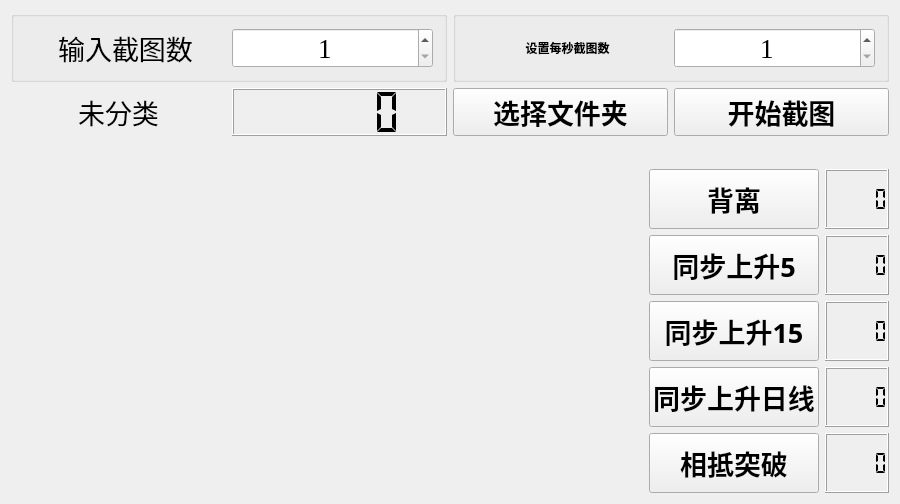
<?xml version="1.0" encoding="UTF-8"?>
<ui version="4.0">
 <class>MainWindow</class>
 <widget class="QMainWindow" name="MainWindow">
  <property name="geometry">
   <rect>
    <x>0</x>
    <y>0</y>
    <width>900</width>
    <height>504</height>
   </rect>
  </property>
  <property name="sizePolicy">
   <sizepolicy hsizetype="Expanding" vsizetype="Expanding">
    <horstretch>0</horstretch>
    <verstretch>0</verstretch>
   </sizepolicy>
  </property>
  <property name="font">
   <font>
    <weight>75</weight>
    <bold>true</bold>
   </font>
  </property>
  <property name="windowTitle">
   <string>截图分类</string>
  </property>
  <property name="windowIcon">
   <iconset resource="rc.qrc">
    <normaloff>:/rc/four-leaves.png</normaloff>
    <normalon>:/rc/four-leaves.png</normalon>:/rc/four-leaves.png</iconset>
  </property>
  <property name="styleSheet">
   <string notr="true"/>
  </property>
  <property name="iconSize">
   <size>
    <width>32</width>
    <height>32</height>
   </size>
  </property>
  <property name="toolButtonStyle">
   <enum>Qt::ToolButtonTextOnly</enum>
  </property>
  <widget class="QWidget" name="centralWidget">
   <property name="focusPolicy">
    <enum>Qt::StrongFocus</enum>
   </property>
   <property name="styleSheet">
    <string notr="true"/>
   </property>
   <layout class="QHBoxLayout" name="horizontalLayout_5">
    <item>
     <layout class="QVBoxLayout" name="verticalLayout">
      <item>
       <layout class="QHBoxLayout" name="horizontalLayout">
        <item>
         <widget class="QGroupBox" name="group">
          <property name="sizePolicy">
           <sizepolicy hsizetype="Minimum" vsizetype="Minimum">
            <horstretch>0</horstretch>
            <verstretch>0</verstretch>
           </sizepolicy>
          </property>
          <property name="title">
           <string/>
          </property>
          <layout class="QHBoxLayout" name="horizontalLayout_2">
           <item>
            <widget class="QLabel" name="label_4">
             <property name="font">
              <font>
               <family>楷体</family>
               <pointsize>20</pointsize>
               <weight>50</weight>
               <italic>false</italic>
               <bold>false</bold>
              </font>
             </property>
             <property name="layoutDirection">
              <enum>Qt::LeftToRight</enum>
             </property>
             <property name="styleSheet">
              <string notr="true">font: 20pt &quot;楷体&quot;;</string>
             </property>
             <property name="text">
              <string>输入截图数</string>
             </property>
             <property name="alignment">
              <set>Qt::AlignCenter</set>
             </property>
            </widget>
           </item>
           <item>
            <widget class="QSpinBox" name="shotNumSpinBox">
             <property name="sizePolicy">
              <sizepolicy hsizetype="Preferred" vsizetype="Preferred">
               <horstretch>0</horstretch>
               <verstretch>0</verstretch>
              </sizepolicy>
             </property>
             <property name="font">
              <font>
               <family>Times New Roman</family>
               <pointsize>20</pointsize>
               <weight>50</weight>
               <bold>false</bold>
              </font>
             </property>
             <property name="alignment">
              <set>Qt::AlignCenter</set>
             </property>
             <property name="minimum">
              <number>1</number>
             </property>
             <property name="maximum">
              <number>5000</number>
             </property>
            </widget>
           </item>
          </layout>
         </widget>
        </item>
        <item>
         <widget class="QGroupBox" name="groupBox_2">
          <property name="sizePolicy">
           <sizepolicy hsizetype="Minimum" vsizetype="Minimum">
            <horstretch>0</horstretch>
            <verstretch>0</verstretch>
           </sizepolicy>
          </property>
          <property name="title">
           <string/>
          </property>
          <layout class="QHBoxLayout" name="horizontalLayout_3">
           <item>
            <widget class="QLabel" name="label_10">
             <property name="styleSheet">
              <string notr="true">font: 20pt &quot;楷体&quot;;</string>
             </property>
             <property name="text">
              <string>设置每秒截图数</string>
             </property>
             <property name="alignment">
              <set>Qt::AlignCenter</set>
             </property>
            </widget>
           </item>
           <item>
            <widget class="QSpinBox" name="shotFrequencySpinBox">
             <property name="font">
              <font>
               <family>Times New Roman</family>
               <pointsize>20</pointsize>
               <weight>50</weight>
               <bold>false</bold>
              </font>
             </property>
             <property name="alignment">
              <set>Qt::AlignCenter</set>
             </property>
             <property name="minimum">
              <number>1</number>
             </property>
             <property name="maximum">
              <number>4</number>
             </property>
             <property name="value">
              <number>1</number>
             </property>
            </widget>
           </item>
          </layout>
         </widget>
        </item>
       </layout>
      </item>
      <item>
       <layout class="QHBoxLayout" name="horizontalLayout_6">
        <item>
         <widget class="QLabel" name="label_12">
          <property name="sizePolicy">
           <sizepolicy hsizetype="Preferred" vsizetype="Minimum">
            <horstretch>0</horstretch>
            <verstretch>0</verstretch>
           </sizepolicy>
          </property>
          <property name="font">
           <font>
            <family>楷体</family>
            <pointsize>20</pointsize>
            <weight>50</weight>
            <italic>false</italic>
            <bold>false</bold>
           </font>
          </property>
          <property name="layoutDirection">
           <enum>Qt::LeftToRight</enum>
          </property>
          <property name="styleSheet">
           <string notr="true">font: 20t &quot;楷体&quot;;</string>
          </property>
          <property name="text">
           <string>未分类</string>
          </property>
          <property name="alignment">
           <set>Qt::AlignCenter</set>
          </property>
         </widget>
        </item>
        <item>
         <widget class="QLCDNumber" name="unclassifiedLcd">
          <property name="font">
           <font>
            <pointsize>20</pointsize>
           </font>
          </property>
          <property name="segmentStyle">
           <enum>QLCDNumber::Flat</enum>
          </property>
         </widget>
        </item>
        <item>
         <widget class="QPushButton" name="saveFolderButton">
          <property name="sizePolicy">
           <sizepolicy hsizetype="Preferred" vsizetype="Preferred">
            <horstretch>0</horstretch>
            <verstretch>0</verstretch>
           </sizepolicy>
          </property>
          <property name="maximumSize">
           <size>
            <width>500</width>
            <height>140</height>
           </size>
          </property>
          <property name="font">
           <font>
            <family>隶书</family>
            <pointsize>20</pointsize>
           </font>
          </property>
          <property name="focusPolicy">
           <enum>Qt::NoFocus</enum>
          </property>
          <property name="toolTip">
           <string>截图并预测</string>
          </property>
          <property name="text">
           <string>选择文件夹</string>
          </property>
          <property name="icon">
           <iconset resource="rc.qrc">
            <normaloff>:/rc/openFolder.png</normaloff>:/rc/openFolder.png</iconset>
          </property>
          <property name="iconSize">
           <size>
            <width>48</width>
            <height>48</height>
           </size>
          </property>
         </widget>
        </item>
        <item>
         <widget class="QPushButton" name="screenShotButton">
          <property name="sizePolicy">
           <sizepolicy hsizetype="Preferred" vsizetype="Preferred">
            <horstretch>0</horstretch>
            <verstretch>0</verstretch>
           </sizepolicy>
          </property>
          <property name="maximumSize">
           <size>
            <width>500</width>
            <height>140</height>
           </size>
          </property>
          <property name="font">
           <font>
            <family>隶书</family>
            <pointsize>20</pointsize>
           </font>
          </property>
          <property name="focusPolicy">
           <enum>Qt::NoFocus</enum>
          </property>
          <property name="toolTip">
           <string>截图并预测</string>
          </property>
          <property name="text">
           <string>开始截图</string>
          </property>
          <property name="icon">
           <iconset resource="rc.qrc">
            <normaloff>:/rc/screenshot.png</normaloff>:/rc/screenshot.png</iconset>
          </property>
          <property name="iconSize">
           <size>
            <width>48</width>
            <height>48</height>
           </size>
          </property>
         </widget>
        </item>
       </layout>
      </item>
      <item>
       <spacer name="verticalSpacer">
        <property name="orientation">
         <enum>Qt::Vertical</enum>
        </property>
        <property name="sizeHint" stdset="0">
         <size>
          <width>20</width>
          <height>40</height>
         </size>
        </property>
       </spacer>
      </item>
      <item>
       <layout class="QHBoxLayout" name="horizontalLayout_4">
        <item>
         <widget class="QLabel" name="imageDisplay">
          <property name="sizePolicy">
           <sizepolicy hsizetype="Expanding" vsizetype="Expanding">
            <horstretch>0</horstretch>
            <verstretch>0</verstretch>
           </sizepolicy>
          </property>
          <property name="minimumSize">
           <size>
            <width>576</width>
            <height>324</height>
           </size>
          </property>
          <property name="maximumSize">
           <size>
            <width>1536</width>
            <height>864</height>
           </size>
          </property>
          <property name="text">
           <string/>
          </property>
         </widget>
        </item>
        <item>
         <layout class="QGridLayout" name="gridLayout">
          <item row="1" column="1">
           <widget class="QLCDNumber" name="synRise5Lcd">
            <property name="sizePolicy">
             <sizepolicy hsizetype="Preferred" vsizetype="Preferred">
              <horstretch>0</horstretch>
              <verstretch>0</verstretch>
             </sizepolicy>
            </property>
            <property name="maximumSize">
             <size>
              <width>16777215</width>
              <height>16777215</height>
             </size>
            </property>
            <property name="segmentStyle">
             <enum>QLCDNumber::Flat</enum>
            </property>
           </widget>
          </item>
          <item row="1" column="0">
           <widget class="QPushButton" name="synRise5Button">
            <property name="sizePolicy">
             <sizepolicy hsizetype="Preferred" vsizetype="Preferred">
              <horstretch>0</horstretch>
              <verstretch>0</verstretch>
             </sizepolicy>
            </property>
            <property name="maximumSize">
             <size>
              <width>16777215</width>
              <height>16777215</height>
             </size>
            </property>
            <property name="font">
             <font>
              <family>隶书</family>
              <pointsize>20</pointsize>
             </font>
            </property>
            <property name="focusPolicy">
             <enum>Qt::NoFocus</enum>
            </property>
            <property name="toolTip">
             <string>截图并预测</string>
            </property>
            <property name="text">
             <string>同步上升5</string>
            </property>
            <property name="icon">
             <iconset resource="rc.qrc">
              <normaloff>:/rc/syn_30.png</normaloff>:/rc/syn_30.png</iconset>
            </property>
            <property name="iconSize">
             <size>
              <width>48</width>
              <height>48</height>
             </size>
            </property>
           </widget>
          </item>
          <item row="3" column="0">
           <widget class="QPushButton" name="synRiseDailyButton">
            <property name="sizePolicy">
             <sizepolicy hsizetype="Preferred" vsizetype="Preferred">
              <horstretch>0</horstretch>
              <verstretch>0</verstretch>
             </sizepolicy>
            </property>
            <property name="maximumSize">
             <size>
              <width>16777215</width>
              <height>16777215</height>
             </size>
            </property>
            <property name="font">
             <font>
              <family>隶书</family>
              <pointsize>20</pointsize>
             </font>
            </property>
            <property name="toolTip">
             <string>截图并预测</string>
            </property>
            <property name="text">
             <string>同步上升日线</string>
            </property>
            <property name="icon">
             <iconset resource="rc.qrc">
              <normaloff>:/rc/syn_daily.png</normaloff>:/rc/syn_daily.png</iconset>
            </property>
            <property name="iconSize">
             <size>
              <width>48</width>
              <height>48</height>
             </size>
            </property>
           </widget>
          </item>
          <item row="3" column="1">
           <widget class="QLCDNumber" name="synRiseDailyLcd">
            <property name="sizePolicy">
             <sizepolicy hsizetype="Preferred" vsizetype="Preferred">
              <horstretch>0</horstretch>
              <verstretch>0</verstretch>
             </sizepolicy>
            </property>
            <property name="maximumSize">
             <size>
              <width>16777215</width>
              <height>16777215</height>
             </size>
            </property>
            <property name="styleSheet">
             <string notr="true"/>
            </property>
            <property name="segmentStyle">
             <enum>QLCDNumber::Flat</enum>
            </property>
           </widget>
          </item>
          <item row="4" column="0">
           <widget class="QPushButton" name="offsetBreakthroughButton">
            <property name="sizePolicy">
             <sizepolicy hsizetype="Preferred" vsizetype="Preferred">
              <horstretch>0</horstretch>
              <verstretch>0</verstretch>
             </sizepolicy>
            </property>
            <property name="maximumSize">
             <size>
              <width>16777215</width>
              <height>16777215</height>
             </size>
            </property>
            <property name="font">
             <font>
              <family>隶书</family>
              <pointsize>20</pointsize>
             </font>
            </property>
            <property name="focusPolicy">
             <enum>Qt::NoFocus</enum>
            </property>
            <property name="toolTip">
             <string>截图并预测</string>
            </property>
            <property name="text">
             <string>相抵突破</string>
            </property>
            <property name="icon">
             <iconset resource="rc.qrc">
              <normaloff>:/rc/break_through.png</normaloff>:/rc/break_through.png</iconset>
            </property>
            <property name="iconSize">
             <size>
              <width>48</width>
              <height>48</height>
             </size>
            </property>
           </widget>
          </item>
          <item row="4" column="1">
           <widget class="QLCDNumber" name="offsetBreakthroughLcd">
            <property name="sizePolicy">
             <sizepolicy hsizetype="Preferred" vsizetype="Preferred">
              <horstretch>0</horstretch>
              <verstretch>0</verstretch>
             </sizepolicy>
            </property>
            <property name="maximumSize">
             <size>
              <width>16777215</width>
              <height>16777215</height>
             </size>
            </property>
            <property name="styleSheet">
             <string notr="true"/>
            </property>
            <property name="segmentStyle">
             <enum>QLCDNumber::Flat</enum>
            </property>
           </widget>
          </item>
          <item row="0" column="1">
           <widget class="QLCDNumber" name="deviateLcd">
            <property name="sizePolicy">
             <sizepolicy hsizetype="Preferred" vsizetype="Preferred">
              <horstretch>0</horstretch>
              <verstretch>0</verstretch>
             </sizepolicy>
            </property>
            <property name="maximumSize">
             <size>
              <width>16777215</width>
              <height>16777215</height>
             </size>
            </property>
            <property name="styleSheet">
             <string notr="true"/>
            </property>
            <property name="segmentStyle">
             <enum>QLCDNumber::Flat</enum>
            </property>
           </widget>
          </item>
          <item row="2" column="0">
           <widget class="QPushButton" name="synRise15Button">
            <property name="sizePolicy">
             <sizepolicy hsizetype="Preferred" vsizetype="Preferred">
              <horstretch>0</horstretch>
              <verstretch>0</verstretch>
             </sizepolicy>
            </property>
            <property name="maximumSize">
             <size>
              <width>16777215</width>
              <height>16777215</height>
             </size>
            </property>
            <property name="font">
             <font>
              <family>隶书</family>
              <pointsize>20</pointsize>
             </font>
            </property>
            <property name="focusPolicy">
             <enum>Qt::NoFocus</enum>
            </property>
            <property name="toolTip">
             <string>截图并预测</string>
            </property>
            <property name="text">
             <string>同步上升15</string>
            </property>
            <property name="icon">
             <iconset resource="rc.qrc">
              <normaloff>:/rc/syn_15.png</normaloff>:/rc/syn_15.png</iconset>
            </property>
            <property name="iconSize">
             <size>
              <width>48</width>
              <height>48</height>
             </size>
            </property>
           </widget>
          </item>
          <item row="0" column="0">
           <widget class="QPushButton" name="deviateButton">
            <property name="sizePolicy">
             <sizepolicy hsizetype="Preferred" vsizetype="Preferred">
              <horstretch>0</horstretch>
              <verstretch>0</verstretch>
             </sizepolicy>
            </property>
            <property name="maximumSize">
             <size>
              <width>16777215</width>
              <height>16777215</height>
             </size>
            </property>
            <property name="font">
             <font>
              <family>隶书</family>
              <pointsize>20</pointsize>
             </font>
            </property>
            <property name="focusPolicy">
             <enum>Qt::NoFocus</enum>
            </property>
            <property name="toolTip">
             <string>截图并预测</string>
            </property>
            <property name="text">
             <string>背离</string>
            </property>
            <property name="icon">
             <iconset resource="rc.qrc">
              <normaloff>:/rc/deviate.png</normaloff>:/rc/deviate.png</iconset>
            </property>
            <property name="iconSize">
             <size>
              <width>48</width>
              <height>48</height>
             </size>
            </property>
           </widget>
          </item>
          <item row="2" column="1">
           <widget class="QLCDNumber" name="synRise15Lcd">
            <property name="sizePolicy">
             <sizepolicy hsizetype="Preferred" vsizetype="Preferred">
              <horstretch>0</horstretch>
              <verstretch>0</verstretch>
             </sizepolicy>
            </property>
            <property name="maximumSize">
             <size>
              <width>16777215</width>
              <height>16777215</height>
             </size>
            </property>
            <property name="styleSheet">
             <string notr="true"/>
            </property>
            <property name="segmentStyle">
             <enum>QLCDNumber::Flat</enum>
            </property>
           </widget>
          </item>
         </layout>
        </item>
       </layout>
      </item>
     </layout>
    </item>
   </layout>
  </widget>
  <widget class="QMenuBar" name="menuBar">
   <property name="geometry">
    <rect>
     <x>0</x>
     <y>0</y>
     <width>900</width>
     <height>23</height>
    </rect>
   </property>
   <property name="styleSheet">
    <string notr="true"/>
   </property>
  </widget>
 </widget>
 <layoutdefault spacing="6" margin="11"/>
 <resources>
  <include location="rc.qrc"/>
 </resources>
 <connections/>
</ui>
